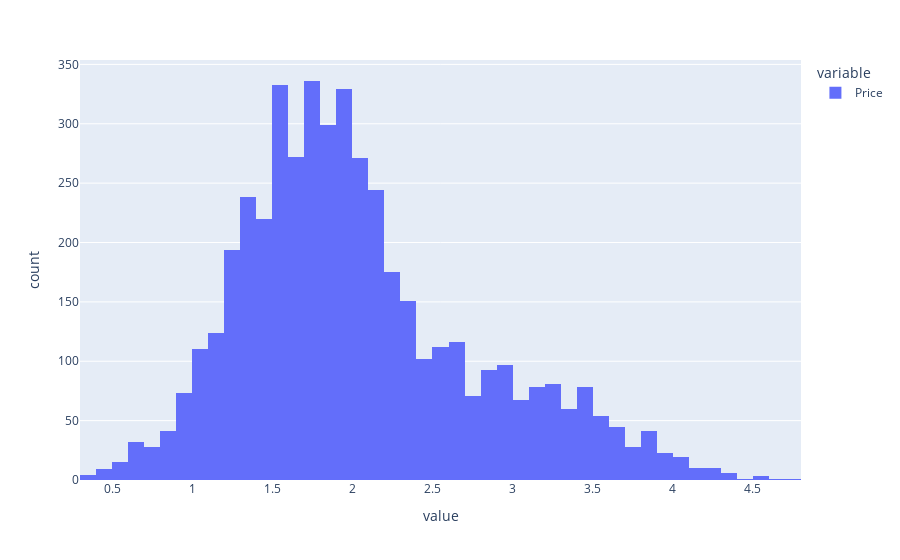

Notebook code cell kept with this figure:
### Code cell
px.histogram(y_train)

### Figure 1 — Plotly figure (JSON) as saved in the notebook; plotly's stock layout.template omitted (floating-point values rounded to 4 significant figures; data arrays with more than 128 entries replaced by an {"elided": "..."} marker saying what was removed)
{"data": [{"alignmentgroup": "True", "bingroup": "x", "hovertemplate": "variable=Price<br>value=%{x}<br>count=%{y}<extra></extra>", "legendgroup": "Price", "marker": {"color": "#636efa", "pattern": {"shape": ""}}, "name": "Price", "offsetgroup": "Price", "orientation": "v", "showlegend": true, "type": "histogram", "x": {"elided": "4695 float values"}, "xaxis": "x", "yaxis": "y"}], "layout": {"barmode": "relative", "legend": {"title": {"text": "variable"}, "tracegroupgap": 0}, "margin": {"t": 60}, "xaxis": {"anchor": "y", "domain": [0, 1], "title": {"text": "value"}}, "yaxis": {"anchor": "x", "domain": [0, 1], "title": {"text": "count"}}}}
